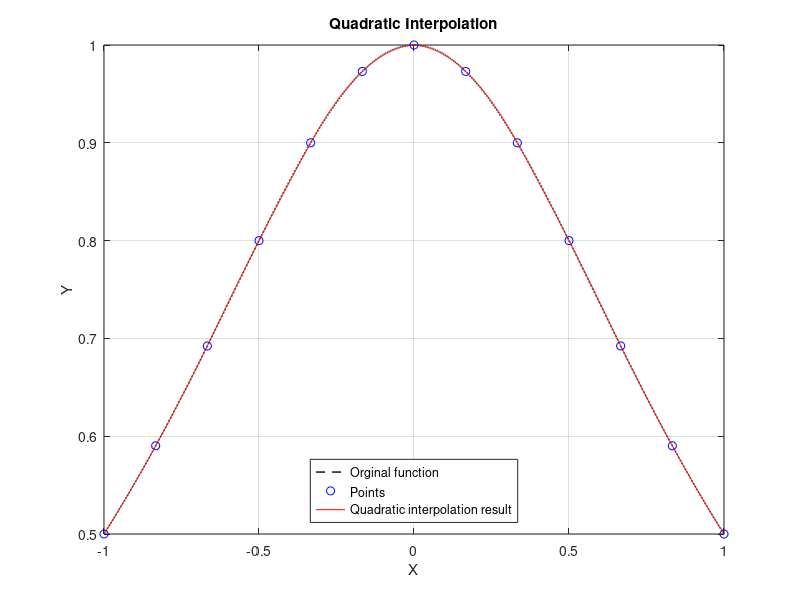
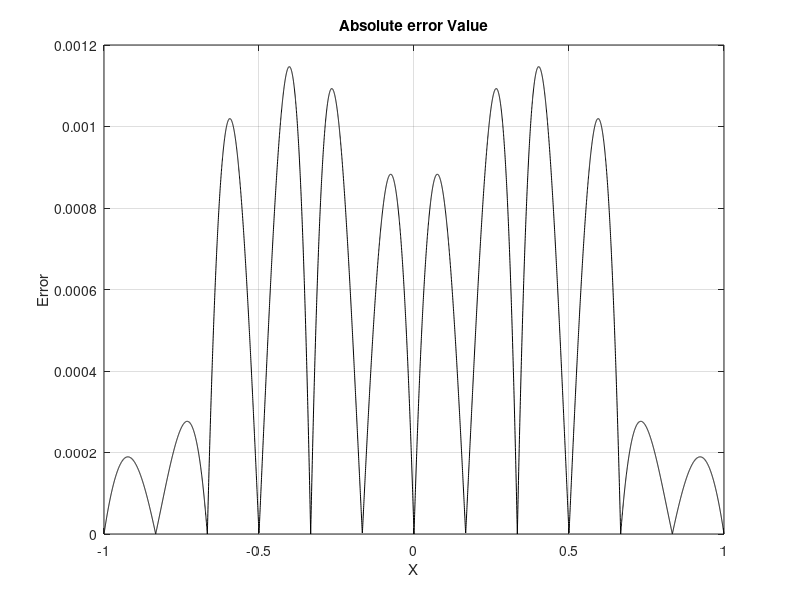

The MATLAB script that drew these images, in order:
%Piece-wise Quadratic Interpolation


clc;
close all;
clearvars;

f = @(x)(1./(1+x.^2));      % Function f(x)

xval = [-1,-5/6,-2/3,-1/2,-1/3,-1/6,0,1/6,1/3,1/2,2/3,5/6,1];
yval = f(xval);

val = [];
res = [];
axis = [];

for i=1:2:length(xval)-2
    u = linspace(xval(i), xval(i+2), 1000);
    x1 = xval(i);
    x2 = xval(i+1);
    y1= yval(i);
    y2 = yval(i+1);
    
    
    for j=1:length(u)
        x = u(j);
        % Equation
        y = (((x - xval(i+1))*(x - xval(i+2)))/((xval(i) - xval(i+1))*(xval(i) - xval(i+2)))) * yval(i);
        y = y + (((x - xval(i))*(x - xval(i+2)))/((xval(i+1) - xval(i))*(xval(i+1) - xval(i+2)))) * yval(i+1);
        y = y + (((x - xval(i))*(x - xval(i+1)))/((xval(i+2) - xval(i))*(xval(i+2) - xval(i+1)))) * yval(i+2);
    
        res = [res,y];
        axis = [axis,u(j)];
        val = [val, f(u(j))];
    end
end

figure();
plot(axis,val,'k--','linewidth',1);
hold on;
plot(xval,yval,'bo',axis,res,'r-');
legend('Orginal function','Points','Quadratic interpolation result','location','South');
title('Quadratic Interpolation')
xlabel('X');
ylabel('Y');
grid on;

figure();
plot(axis, abs(res-val),'k');
title('Absolute error Value');
xlabel('X');
ylabel('Error');
grid on;



